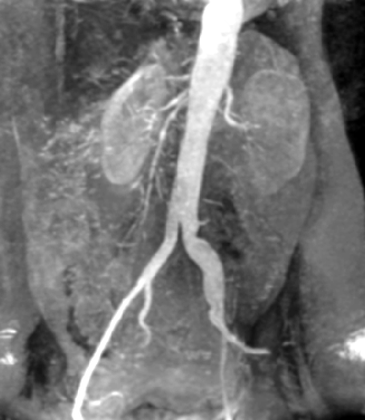
%> input picture Chapter2/Fig2-35/Fig0235.tif, 365 x 420 px, shrunk from 686 x 790 before the run
$ octave CH2HW10.m   (GNU Octave 9; MATLAB toolbox functions it lacks are replaced by stand-ins)
%> lines starting %> are read from the running program, lines starting %| are printed output that depends on the picture
% -------------------------------------
% Author:   Hadi Khaghani - 9644374107 (hadi@khaqani.com)
% -------------------------------------
clc
clear all

originalIMG = imread('Fig0235.tif');
%> originalIMG is the input picture: size 420x365 uint8; min 0, max 255, mean 115.1
[x,y] = size(originalIMG);
%> x = 420; y = 365
m = 41; n = 41;

fullIMG = zeros(x + (m-1), y + (n-1));
result = fullIMG;
r = (m+1) / 2; c = (n+1) / 2;
fullIMG(r : x - 1 + r , c : y - 1 + c) = originalIMG;
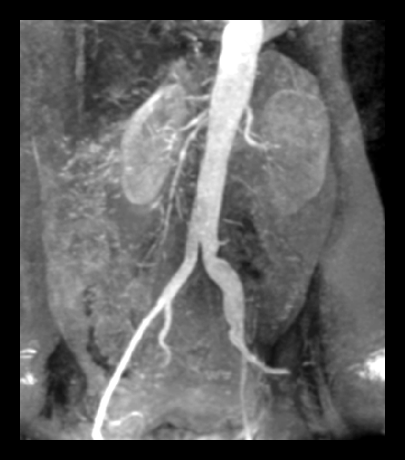
%> fullIMG: size 460x405 double; min 0, max 255, mean 94.7

neighbor = ones(m, n);
temp = zeros(m, n);

for i = r :  x - 1 + r
    for j = c : y - 1 + c
        nr = i - (m - 1) / 2; nc = j - (n - 1) / 2;
        mask = fullIMG(nr : i + (m - 1) / 2 , nc : j + (n - 1) / 2);
        temp = neighbor .* mask;
        result(i, j) = sum(temp(:));
    end
end
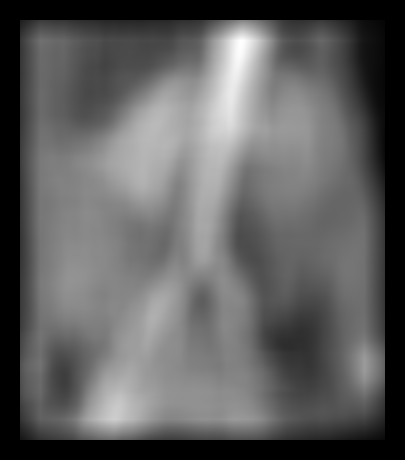
%> result: size 460x405 double; min 0, max 408130, mean 151914.9; drawn with min black and max white

result = result(r : x - 1 + r , c : y - 1 + c);
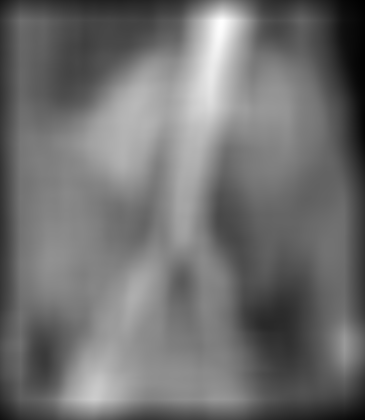
%> result: size 420x365 double; min 8368, max 408130, mean 184616.7; drawn with min black and max white
result = uint8(result ./ (m * n));
%> result: size 420x365 uint8

% Show Images
figure, subplot(1,2,1), imshow(originalIMG), title('Original Image');
        subplot(1,2,2), imshow(result), title('Result'), imwrite(result, 'Result.tif');

fprintf('Processing Done...\n');
